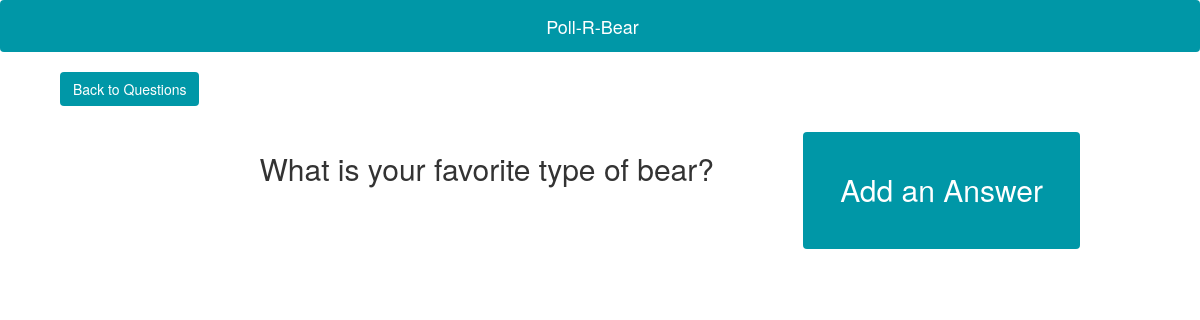
Page /question/1 on the earlier database version.
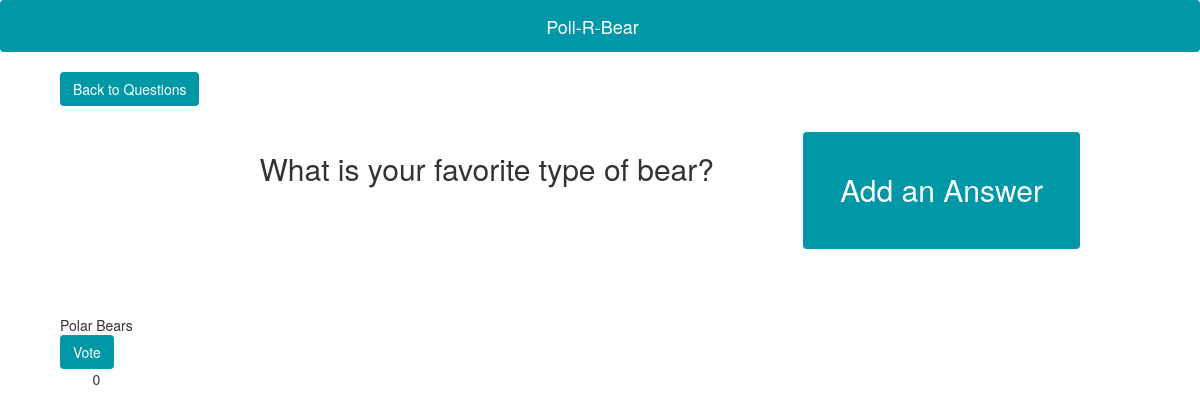
Same page on the later database version.
### Poll_R_Bear/models.py (models this page shows, shortened)
class Answer(models.Model):
	question = models.ForeignKey(Question, on_delete=models.CASCADE)
	text = models.CharField(max_length=200)
	upvotes = models.IntegerField(default=0)

### Poll_R_Bear/views.py (the view)
# urls.py: url(r'^question/(?P<question_id>[0-9]+)$', bear_views.question, name="question"),
def question(request, question_id):
	question = Question.objects.get(id=question_id)
	answers = Answer.objects.filter(question=question).order_by('-upvotes')
	context = {'question': question,
				'answers': answers }
	return render(request, 'question.html', context)

### Poll_R_Bear/models.py (called while the page is built)
	def __str__(self):
		return self.text

### Poll_R_Bear/Templates/question.html (shortened to what this page needs)
<html>
<head>
	{% load static %}
	<link rel="stylesheet" href="https://maxcdn.bootstrapcdn.com/bootstrap/3.3.7/css/bootstrap.min.css"/>
	<link rel="stylesheet" type="text/css" href="{% static 'style.css' %}"/>
</head>
<body>
	<nav class="navbar navbar-fixed">
		<div class="container-fluid">
			<div class="navbar-header">
				<div class="navbar-brand" href="#">Poll-R-Bear
				</div>
			</div>
		</div>
	</nav>
	<a href='/index/'>
		<button class="btn btn-bear back"> Back to Questions </button>
	</a>
	<button type="button" class="btn btn-bear btn-fancy" id="answerCreate" data-toggle="modal" data-target="#create-answer">
		Add an Answer
	</button>
	<h2 class="question-title">
		{{ question }}
	</h2>
	<div class="answer-wrapper">
		{% for answer in answers %}
		<div class="answer">
			<p>{{answer.text}}</p>
			<button class="btn btn-bear" onclick="upvote({{answer.id}})">Vote</button>
			<p id="{{answer.id}}">{{answer.upvotes}}</p>
		</div>
    	{% endfor %}
	</div>
</body>
</html>

Differences in the rows shown:
added Answer: text "Polar Bears", upvotes "0"
